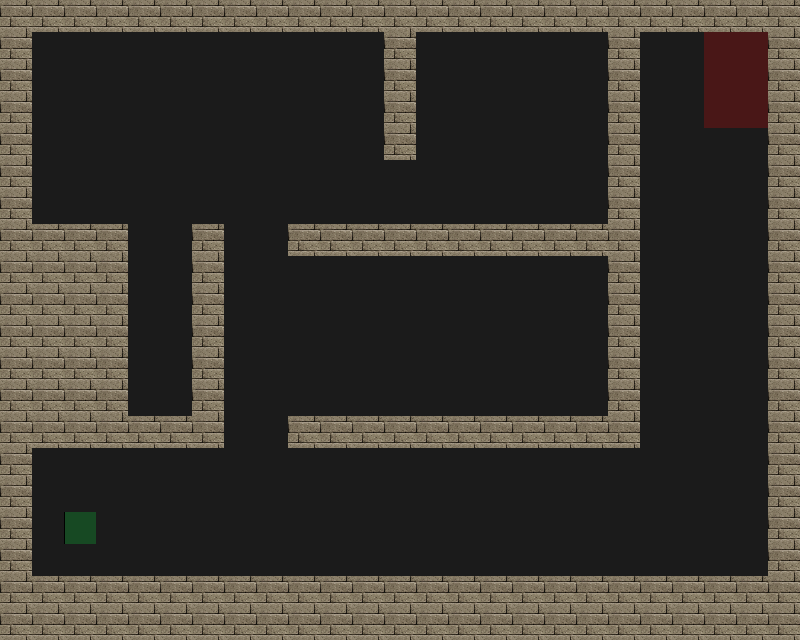

Tiled map render using the project's own tile images. Description and the whole map definition, tile-layer contents included, below:
An orthogonal 25x20 tile map with 32x32 px tiles, 4 tile layers (Road, Trap, Wall, Utility), 4 tilesets.

<map version="2017.05.16" orientation="orthogonal" renderorder="right-down" width="25" height="20" tilewidth="32" tileheight="32" nextobjectid="1">
 <tileset firstgid="1" source="tilesets/meta.tsx" />
 <tileset firstgid="3" source="tilesets/road.tsx" />
 <tileset firstgid="4" source="tilesets/traps.tsx" />
 <tileset firstgid="196" source="tilesets/wallsandroofs.tsx" />
 <layer name="Road" width="25" height="20">
  <data encoding="csv">
3,3,3,3,3,3,3,3,3,3,3,3,3,3,3,3,3,3,3,3,3,3,3,3,3,
3,3,3,3,3,3,3,3,3,3,3,3,3,3,3,3,3,3,3,3,3,3,3,3,3,
3,3,3,3,3,3,3,3,3,3,3,3,3,3,3,3,3,3,3,3,3,3,3,3,3,
3,3,3,3,3,3,3,3,3,3,3,3,3,3,3,3,3,3,3,3,3,3,3,3,3,
3,3,3,3,3,3,3,3,3,3,3,3,3,3,3,3,3,3,3,3,3,3,3,3,3,
3,3,3,3,3,3,3,3,3,3,3,3,3,3,3,3,3,3,3,3,3,3,3,3,3,
3,3,3,3,3,3,3,3,3,3,3,3,3,3,3,3,3,3,3,3,3,3,3,3,3,
3,3,3,3,3,3,3,3,3,3,3,3,3,3,3,3,3,3,3,3,3,3,3,3,3,
3,3,3,3,3,3,3,3,3,3,3,3,3,3,3,3,3,3,3,3,3,3,3,3,3,
3,3,3,3,3,3,3,3,3,3,3,3,3,3,3,3,3,3,3,3,3,3,3,3,3,
3,3,3,3,3,3,3,3,3,3,3,3,3,3,3,3,3,3,3,3,3,3,3,3,3,
3,3,3,3,3,3,3,3,3,3,3,3,3,3,3,3,3,3,3,3,3,3,3,3,3,
3,3,3,3,3,3,3,3,3,3,3,3,3,3,3,3,3,3,3,3,3,3,3,3,3,
3,3,3,3,3,3,3,3,3,3,3,3,3,3,3,3,3,3,3,3,3,3,3,3,3,
3,3,3,3,3,3,3,3,3,3,3,3,3,3,3,3,3,3,3,3,3,3,3,3,3,
3,3,3,3,3,3,3,3,3,3,3,3,3,3,3,3,3,3,3,3,3,3,3,3,3,
3,3,3,3,3,3,3,3,3,3,3,3,3,3,3,3,3,3,3,3,3,3,3,3,3,
3,3,3,3,3,3,3,3,3,3,3,3,3,3,3,3,3,3,3,3,3,3,3,3,3,
3,3,3,3,3,3,3,3,3,3,3,3,3,3,3,3,3,3,3,3,3,3,3,3,3,
3,3,3,3,3,3,3,3,3,3,3,3,3,3,3,3,3,3,3,3,3,3,3,3,3
</data>
 </layer>
 <layer name="Trap" width="25" height="20">
  <data encoding="csv">
0,0,0,0,0,0,0,0,0,0,0,0,0,0,0,0,0,0,0,0,0,0,0,0,0,
0,0,0,0,0,0,0,0,0,0,0,0,0,0,0,0,0,0,0,0,0,0,0,0,0,
0,0,0,0,0,0,0,0,0,0,0,0,0,0,0,0,0,0,0,0,0,0,0,0,0,
0,0,0,0,0,0,0,0,0,0,0,0,0,0,0,0,0,0,0,0,0,0,0,0,0,
0,0,0,0,0,0,0,0,0,0,0,0,0,0,0,0,0,0,0,0,0,0,0,0,0,
0,0,0,0,0,0,0,0,0,0,0,0,0,0,0,0,0,0,0,0,0,0,0,0,0,
0,0,0,0,0,0,0,0,0,0,0,0,0,0,0,0,0,0,0,0,0,0,0,0,0,
0,0,0,0,0,0,0,0,0,0,0,0,0,0,0,0,0,0,0,0,0,0,0,0,0,
0,0,0,0,0,0,0,0,0,0,0,0,0,0,0,0,0,0,0,0,0,0,0,0,0,
0,0,0,0,0,0,0,0,0,0,0,0,0,0,0,0,0,0,0,0,0,0,0,0,0,
0,0,0,0,0,0,0,0,0,0,0,0,0,0,0,0,0,0,0,0,0,0,0,0,0,
0,0,0,0,0,0,0,0,0,0,0,0,0,0,0,0,0,0,0,0,0,0,0,0,0,
0,0,0,0,0,0,0,0,0,0,0,0,0,0,0,0,0,0,0,0,0,0,0,0,0,
0,0,0,0,0,0,0,0,0,0,0,0,0,0,0,0,0,0,0,0,0,0,0,0,0,
0,0,0,0,0,0,0,0,0,0,0,0,0,0,0,0,0,0,0,0,0,0,0,0,0,
0,0,0,0,0,0,0,0,0,0,0,0,0,0,0,0,0,0,0,0,0,0,0,0,0,
0,0,0,0,0,0,0,0,0,0,0,0,0,0,0,0,0,0,0,0,0,0,0,0,0,
0,0,0,0,0,0,0,0,0,0,0,0,0,0,0,0,0,0,0,0,0,0,0,0,0,
0,0,0,0,0,0,0,0,0,0,0,0,0,0,0,0,0,0,0,0,0,0,0,0,0,
0,0,0,0,0,0,0,0,0,0,0,0,0,0,0,0,0,0,0,0,0,0,0,0,0
</data>
 </layer>
 <layer name="Wall" width="25" height="20">
  <data encoding="csv">
261,261,261,261,261,261,261,261,261,261,261,261,261,261,261,261,261,261,261,261,261,261,261,261,261,
261,0,0,0,0,0,0,0,0,0,0,0,261,0,0,0,0,0,0,261,0,0,0,0,261,
261,0,0,0,0,0,0,0,0,0,0,0,261,0,0,0,0,0,0,261,0,0,0,0,261,
261,0,0,0,0,0,0,0,0,0,0,0,261,0,0,0,0,0,0,261,0,0,0,0,261,
261,0,0,0,0,0,0,0,0,0,0,0,261,0,0,0,0,0,0,261,0,0,0,0,261,
261,0,0,0,0,0,0,0,0,0,0,0,0,0,0,0,0,0,0,261,0,0,0,0,261,
261,0,0,0,0,0,0,0,0,0,0,0,0,0,0,0,0,0,0,261,0,0,0,0,261,
261,261,261,261,0,0,261,0,0,261,261,261,261,261,261,261,261,261,261,261,0,0,0,0,261,
261,261,261,261,0,0,261,0,0,0,0,0,0,0,0,0,0,0,0,261,0,0,0,0,261,
261,261,261,261,0,0,261,0,0,0,0,0,0,0,0,0,0,0,0,261,0,0,0,0,261,
261,261,261,261,0,0,261,0,0,0,0,0,0,0,0,0,0,0,0,261,0,0,0,0,261,
261,261,261,261,0,0,261,0,0,0,0,0,0,0,0,0,0,0,0,261,0,0,0,0,261,
261,261,261,261,0,0,261,0,0,0,0,0,0,0,0,0,0,0,0,261,0,0,0,0,261,
261,261,261,261,261,261,261,0,0,261,261,261,261,261,261,261,261,261,261,261,0,0,0,0,261,
261,0,0,0,0,0,0,0,0,0,0,0,0,0,0,0,0,0,0,0,0,0,0,0,261,
261,0,0,0,0,0,0,0,0,0,0,0,0,0,0,0,0,0,0,0,0,0,0,0,261,
261,0,0,0,0,0,0,0,0,0,0,0,0,0,0,0,0,0,0,0,0,0,0,0,261,
261,0,0,0,0,0,0,0,0,0,0,0,0,0,0,0,0,0,0,0,0,0,0,0,261,
261,261,261,261,261,261,261,261,261,261,261,261,261,261,261,261,261,261,261,261,261,261,261,261,261,
261,261,261,261,261,261,261,261,261,261,261,261,261,261,261,261,261,261,261,261,261,261,261,261,261
</data>
 </layer>
 <layer name="Utility" width="25" height="20">
  <data encoding="csv">
0,0,0,0,0,0,0,0,0,0,0,0,0,0,0,0,0,0,0,0,0,0,0,0,0,
0,0,0,0,0,0,0,0,0,0,0,0,0,0,0,0,0,0,0,0,0,0,1,1,0,
0,0,0,0,0,0,0,0,0,0,0,0,0,0,0,0,0,0,0,0,0,0,1,1,0,
0,0,0,0,0,0,0,0,0,0,0,0,0,0,0,0,0,0,0,0,0,0,1,1,0,
0,0,0,0,0,0,0,0,0,0,0,0,0,0,0,0,0,0,0,0,0,0,0,0,0,
0,0,0,0,0,0,0,0,0,0,0,0,0,0,0,0,0,0,0,0,0,0,0,0,0,
0,0,0,0,0,0,0,0,0,0,0,0,0,0,0,0,0,0,0,0,0,0,0,0,0,
0,0,0,0,0,0,0,0,0,0,0,0,0,0,0,0,0,0,0,0,0,0,0,0,0,
0,0,0,0,0,0,0,0,0,0,0,0,0,0,0,0,0,0,0,0,0,0,0,0,0,
0,0,0,0,0,0,0,0,0,0,0,0,0,0,0,0,0,0,0,0,0,0,0,0,0,
0,0,0,0,0,0,0,0,0,0,0,0,0,0,0,0,0,0,0,0,0,0,0,0,0,
0,0,0,0,0,0,0,0,0,0,0,0,0,0,0,0,0,0,0,0,0,0,0,0,0,
0,0,0,0,0,0,0,0,0,0,0,0,0,0,0,0,0,0,0,0,0,0,0,0,0,
0,0,0,0,0,0,0,0,0,0,0,0,0,0,0,0,0,0,0,0,0,0,0,0,0,
0,0,0,0,0,0,0,0,0,0,0,0,0,0,0,0,0,0,0,0,0,0,0,0,0,
0,0,0,0,0,0,0,0,0,0,0,0,0,0,0,0,0,0,0,0,0,0,0,0,0,
0,0,2,0,0,0,0,0,0,0,0,0,0,0,0,0,0,0,0,0,0,0,0,0,0,
0,0,0,0,0,0,0,0,0,0,0,0,0,0,0,0,0,0,0,0,0,0,0,0,0,
0,0,0,0,0,0,0,0,0,0,0,0,0,0,0,0,0,0,0,0,0,0,0,0,0,
0,0,0,0,0,0,0,0,0,0,0,0,0,0,0,0,0,0,0,0,0,0,0,0,0
</data>
 </layer>
</map>
